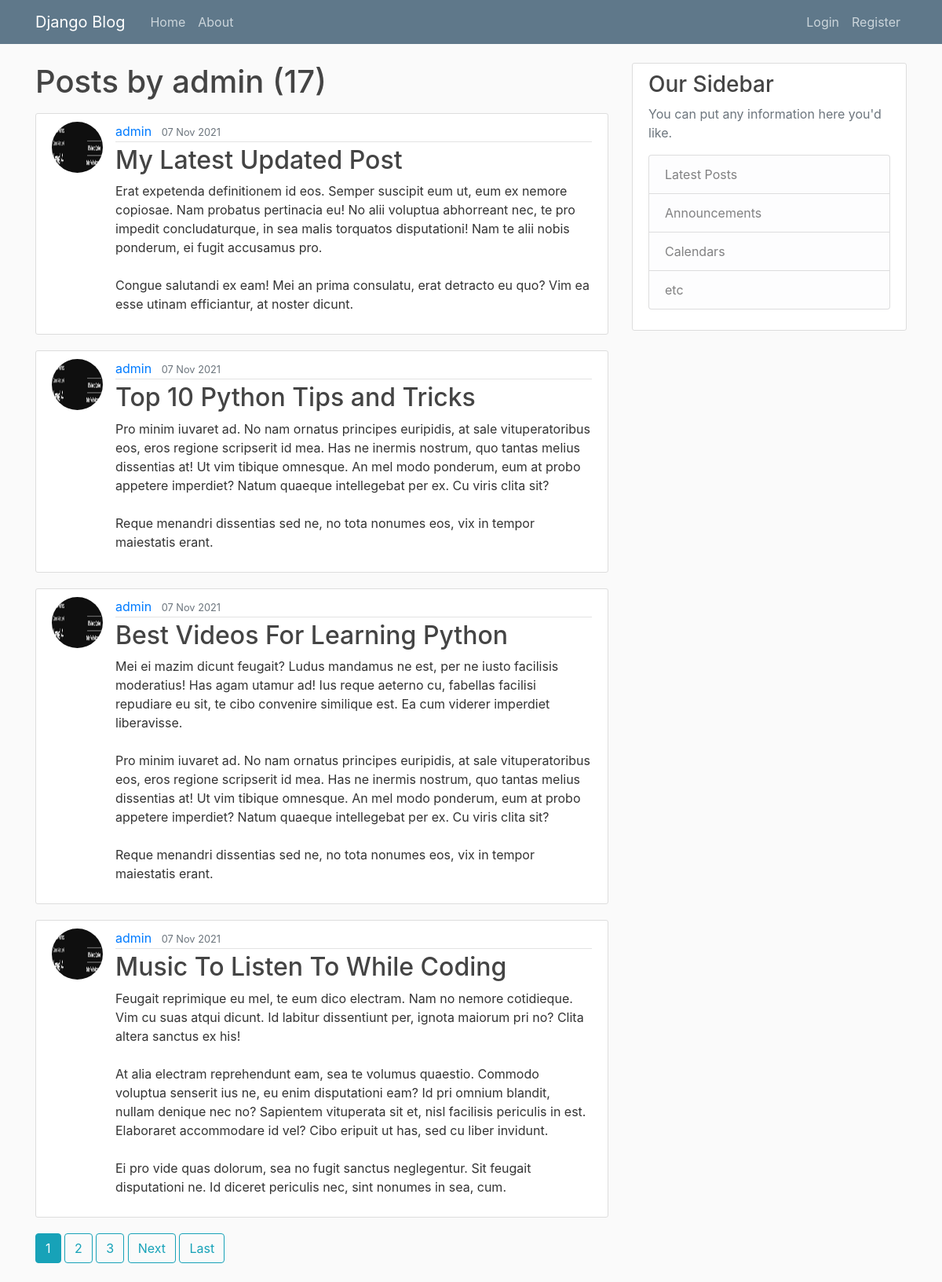
Screenshot of /user/admin with the database file from the repository.
### blog/models.py (models this page shows, shortened)
class Post(models.Model):
    title = models.CharField(max_length=100)
    content = models.TextField()
    date_posted = models.DateTimeField(default=timezone.now)
    author = models.ForeignKey(User, on_delete=models.CASCADE)

### users/models.py (models this page shows, shortened)
class Profile(models.Model):
    user = models.OneToOneField(User, on_delete=models.CASCADE)
    image = models.ImageField(default='profile_pics/default.png', upload_to='profile_pics')

### blog/views.py (the view)
# urls.py: path('user/<str:username>', UserPostListView.as_view(), name='user-posts'),
class UserPostListView(ListView):
    model = Post
    template_name = 'blog/user_posts.html'  # <app>/<model>_<viewtype>.html
    context_object_name = 'posts'
    paginate_by = 4
    def get_queryset(self):
        user = get_object_or_404(User, username=self.kwargs.get('username'))
        return Post.objects.filter(author=user).order_by('-date_posted')

### blog/templates/blog/user_posts.html (shortened to what this page needs)
{% extends "blog/base.html" %}
{% block content %}
    <h1 class="mb-3">Posts by {{ view.kwargs.username }} ({{ page_obj.paginator.count }})</h1>
    {% for post in posts %}
    <article class="media content-section">
        <img class='rounded-circle article-img' src='{{ post.author.profile.image.url }}'>
        <div class="media-body">
          <div class="article-metadata">
            <a class="mr-2" href="{% url 'user-posts' post.author.username %}">{{ post.author }}</a>
            <small class="text-muted">{{ post.date_posted|date:"d M Y" }}</small>
          </div>
          <h2><a class="article-title" href="{% url 'post-detail' post.id %}">{{ post.title }}</a></h2>
          <p class="article-content">{{ post.content }}</p>
        </div>
      </article>
    {% endfor %}
    {% if is_paginated %}
      {% for num in page_obj.paginator.page_range %}
        {% if page_obj.number == num %}
          <a class="btn btn-info mb-4" href="?page={{ num }}">{{ num }}</a>
        {% elif num > page_obj.number|add:'-3' and num < page_obj.number|add:'3' %}
          <a class="btn btn-outline-info mb-4" href="?page={{ num }}">{{ num }}</a>
        {% endif %}
      {% endfor %}
      {% if page_obj.has_next %}
        <a class="btn btn-outline-info mb-4" href="?page={{ page_obj.next_page_number }}">Next</a>
        <a class="btn btn-outline-info mb-4" href="?page={{ page_obj.paginator.num_pages }}">Last</a>
      {% endif %}
    {% endif %}
{% endblock content %}

### blog/static/blog/main.css (style rules this page uses)
body { background: #fafafa; color: #333333; margin-top: 5rem; }
h1, h2, h3, h4, h5, h6 { color: #444444; }
.content-section { background: #ffffff; padding: 10px 20px; border: 1px solid #dddddd; border-radius: 3px; margin-bottom: 20px; }
.article-title { color: #444444; }
.article-content { white-space: pre-line; }
.article-img { height: 65px; width: 65px; margin-right: 16px; }
.article-metadata { padding-bottom: 1px; margin-bottom: 4px; border-bottom: 1px solid #e3e3e3 }

### rows the page displays
Post: author.profile.image (picture), author "admin", date_posted "07 Nov 2021", title "My Latest Updated Post", content "Erat expetenda definitionem id eos. Semper suscipit eum ut, eum ex nemore copiosae. Nam probatus pertinacia eu! No alii voluptua abhorreant nec, te pro impedit concludaturque, in sea malis torquatos disputationi! Nam te alii nobis ponderum, ei fugit accusamus pro. Congue salutandi ex eam! Mei an prima consulatu, erat detracto eu quo? Vim ea esse utinam efficiantur, at noster dicunt."
Post: author.profile.image (picture), author "admin", date_posted "07 Nov 2021", title "Top 10 Python Tips and Tricks", content "Pro minim iuvaret ad. No nam ornatus principes euripidis, at sale vituperatoribus eos, eros regione scripserit id mea. Has ne inermis nostrum, quo tantas melius dissentias at! Ut vim tibique omnesque. An mel modo ponderum, eum at probo appetere imperdiet? Natum quaeque intellegebat per ex. Cu viris clita sit? Reque menandri dissentias sed ne, no tota nonumes eos, vix in tempor maiestatis erant."
Post: author.profile.image (picture), author "admin", date_posted "07 Nov 2021", title "Best Videos For Learning Python", content "Mei ei mazim dicunt feugait? Ludus mandamus ne est, per ne iusto facilisis moderatius! Has agam utamur ad! Ius reque aeterno cu, fabellas facilisi repudiare eu sit, te cibo convenire similique est. Ea cum viderer imperdiet liberavisse. Pro minim iuvaret ad. No nam ornatus principes euripidis, at sale vituperatoribus eos, eros regione scripserit id mea. Has ne inermis nostrum, quo tantas melius dissentias at! Ut vim tibique omnesque. An mel modo ponderum, eum at probo appetere imperdiet? Natum quaeque intellegebat per ex. Cu viris clita sit? Reque menandri dissentias sed ne, no tota nonumes eos, vix in tempor maiestatis erant."
Post: author.profile.image (picture), author "admin", date_posted "07 Nov 2021", title "Music To Listen To While Coding", content "Feugait reprimique eu mel, te eum dico electram. Nam no nemore cotidieque. Vim cu suas atqui dicunt. Id labitur dissentiunt per, ignota maiorum pri no? Clita altera sanctus ex his! At alia electram reprehendunt eam, sea te volumus quaestio. Commodo voluptua senserit ius ne, eu enim disputationi eam? Id pri omnium blandit, nullam denique nec no? Sapientem vituperata sit et, nisl facilisis periculis in est. Elaboraret accommodare id vel? Cibo eripuit ut has, sed cu liber invidunt. Ei pro vide quas dolorum, sea no fugit sanctus neglegentur. Sit feugait disputationi ne. Id diceret periculis nec, sint nonumes in sea, cum."

### other values shown
{{ view.kwargs.username }} "admin"
{{ page_obj.paginator.count }} "17"
{{ num }} "1"
{{ num }} "2" "3"
